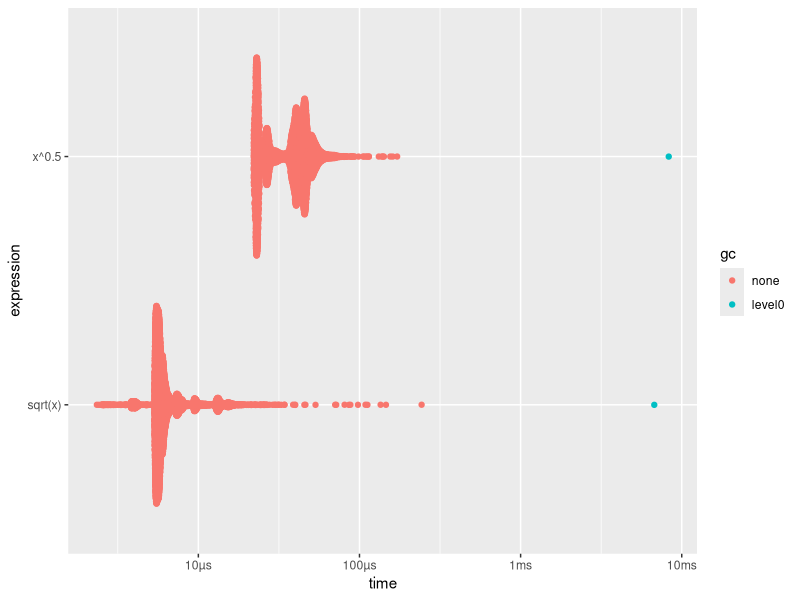

The R source for this figure:
## ---- chunk 1
x <- runif(1000)
sqrt_bench <- bench::mark(
  sqrt(x),
  x ^ 0.5
)

sqrt_bench
## ---- chunk 2
colnames(sqrt_bench)
## ---- chunk 3
plot(sqrt_bench) # requires ggplot2, tidyr and ggbeeswarm to be installed 
## ---- chunk 4
bm <- bench::mark(
  sqrt(x),
  x ^ 0.5,
  x ^ (1 / 2),
  exp(log(x) / 2)
)

bm[order(bm$median), ]
## ---- chunk 5
bp <- bench::press(
  n = c(10, 100, 1000), 
  k = c(100, 10, 1),
  bench::mark(gl(n, k)), # gl generates factor levels 
  .quiet = TRUE # don't print progress messages
)

bp
## ---- chunk 6
gl(2, 3)
